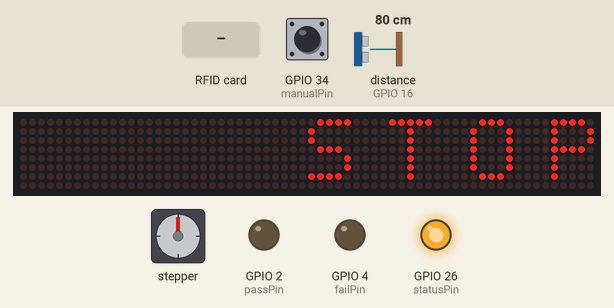
Recording of a sketch running on a simulated ESP32. Shown: stepper motor, 64×8 LED matrix, output pins drawn as LEDs (lit = HIGH). Wiring (inferred from the names in the program): stepper motor driver (1400 steps per turn assumed): step GPIO 33; direction GPIO 32. The inputs (shaded band) are chosen by the test bench; at power-on: GPIO 34 (manualPin) LOW, distance to the obstacle (sensor on GPIO 16) 80 cm. The echo pulse lasts 58.3 µs per cm; WiFi joins after 1.5 s; servers stay silent unless stated; pins used as bus, display or sensor lines are not drawn; what the sketch prints to the serial monitor is not drawn.

Above: at 2.7 s.
2.8 s: RFID card 5E 7A 19 C4 held to the reader
At 4.0 s:
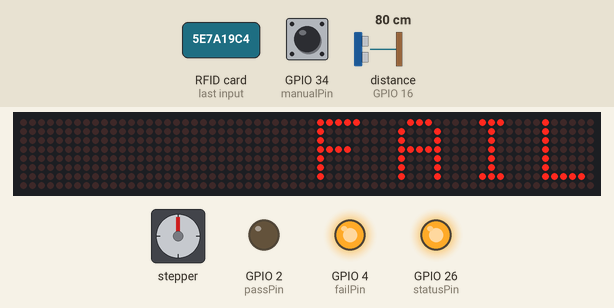
5.8 s: GPIO 34 (manualPin) driven HIGH
At 8.0 s:
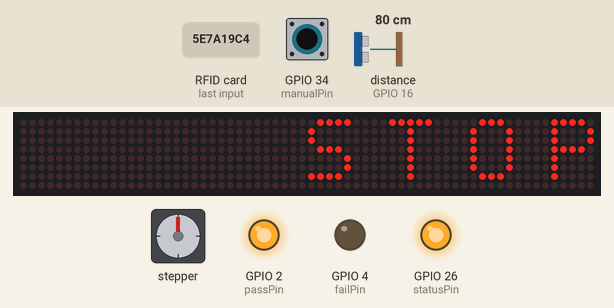
8.4 s: GPIO 34 (manualPin) driven LOW
At 9.2 s:
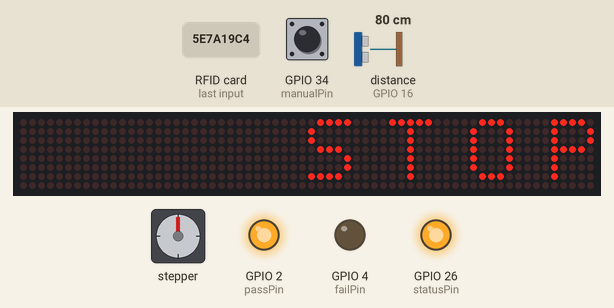
11.4 s: GPIO 34 (manualPin) driven HIGH
At 12.2 s:
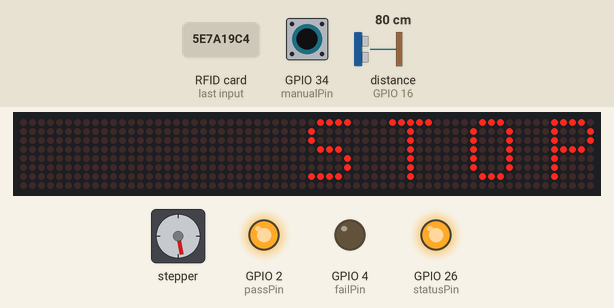
12.9 s: GPIO 34 (manualPin) pulsed LOW 5 times (0.12 s each, 0.3 s apart)
At 15.0 s:
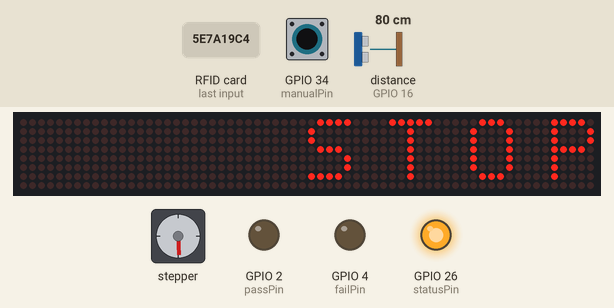
15.9 s: GPIO 34 (manualPin) pulsed LOW 5 times (0.12 s each, 0.3 s apart)
At 18.2 s:
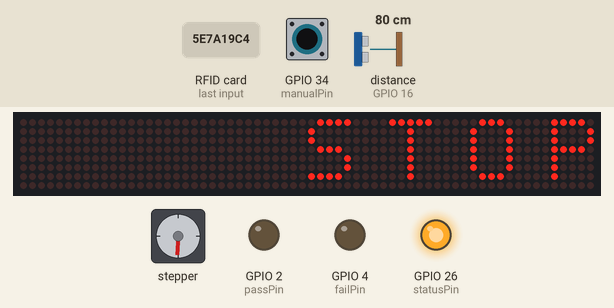
Timing chart, 0 to 19.7 s (numbered marks = the images above; inputs shaded):
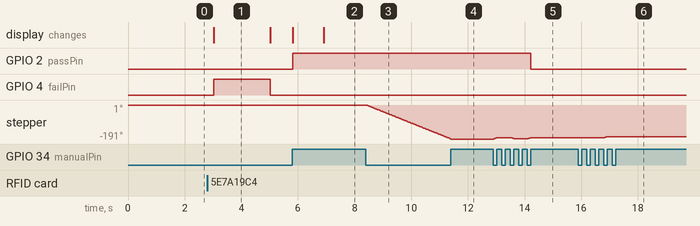

The sketch:

RFID_scan_v0.3.ino
```cpp
#include <SPI.h>
#include <MFRC522.h>
#include <MD_Parola.h>
#include <MD_MAX72xx.h>
#include <WiFi.h>
#include <HTTPClient.h>
#include <Arduino_JSON.h>

#define passPin 2
#define statusPin 26
#define failPin 4
//#define RFdisabled 27

//Sensor
#define trigPin 5
#define echoPin 16

//LED Matrix
#define HARDWARE_TYPE MD_MAX72XX::FC16_HW
#define MAX_DEVICES 8
#define csPin 12
#define dPin 13
#define clkPin 14

//Motor driver
#define dirPin 32
#define stepPin 33
#define manualPin 34
#define stepsPerRevolution 1400

#define exitDistance 110

MD_Parola P = MD_Parola(HARDWARE_TYPE, dPin, clkPin, csPin, MAX_DEVICES);

const int RST_PIN = 22; // Reset pin
const int SS_PIN = 21; // Slave select pin

const char* deviceKey = "124TEST";
const char* ssid = "GlobeAtHome_D0E2B_2.4";
const char* password =  "GlobeFiberNav4";
const char* requestPath = "https://hoasys.herokuapp.com/api/admin/rfid/scan/";

// const char* deviceKey = "124TEST";
// const char* ssid = "mike";
// const char* password =  "12345678";
// const char* requestPath = "https://hoasys.herokuapp.com/api/admin/rfid/scan/";

MFRC522 mfrc522(SS_PIN, RST_PIN);   // Create MFRC522 instance

void setup() {
  Serial.begin(115200);
  WiFi.begin(ssid, password);

  pinMode(passPin, OUTPUT);
  pinMode(failPin, OUTPUT);
  pinMode(statusPin, OUTPUT);
  pinMode(stepPin, OUTPUT);
  pinMode(dirPin, OUTPUT);
  pinMode(trigPin, OUTPUT);
  pinMode(echoPin, INPUT);
  pinMode(manualPin, INPUT);

  while (!Serial); // Do nothing if no serial port is opened (added for Arduinos based on ATMEGA32U4)

  SPI.begin(); // Init SPI bus
  mfrc522.PCD_Init(); // Init MFRC522
  mfrc522.PCD_DumpVersionToSerial(); // Show details of PCD - MFRC522 Card Reader details
  bool rfFunctional = mfrc522.PCD_PerformSelfTest();

  P.begin(2);
  P.setZone(0, 0, 3);
  P.setZone(1, 4, 7);
  displayLED(0,"S T O P");

  if(rfFunctional){
    Serial.print("Connecting");
    digitalWrite(statusPin,LOW);
    while (WiFi.status() != WL_CONNECTED) {
      Serial.print(".");
      delay(500);
    }
    digitalWrite(statusPin,HIGH);
    Serial.println("\nConnected to network");
    Serial.println("<-- SCAN TAG -->");
    Serial.println("\n - - - Watching for tags - - -");
  } else {
    digitalWrite(statusPin,LOW);
  }
}

void loop() {
  displayLED(0,"S T O P");
  bool rfFunctional = mfrc522.PCD_PerformSelfTest();
  bool manualOpen = digitalRead(manualPin);

  if(!rfFunctional){
    digitalWrite(statusPin,LOW);
  }  digitalWrite(statusPin,HIGH);

  if(manualOpen){
    digitalWrite(passPin, HIGH);
    displayLED(1,"P A S S");
    int isStoppedHIGH = runRevolution(HIGH, 1000,0);
    digitalWrite(passPin, LOW);
    Serial.print("Stopped : ");
    Serial.println(isStoppedHIGH);

    if(isStoppedHIGH){
      checkDis(0,0);
      delay(1000);
      runRevolution(LOW,0,0);
    }
    displayLED(0,"S T O P");
  };

  if(!rfFunctional){
    delay(100);
    return;
  };

  if ((WiFi.status() == WL_CONNECTED))
  {
    MFRC522::MIFARE_Key key;
    for (byte i = 0; i < 6; i++) key.keyByte[i] = 0xFF;
    HTTPClient http;
    MFRC522::StatusCode status;
    String uid;

    if ( ! mfrc522.PICC_IsNewCardPresent() || ! mfrc522.PICC_ReadCardSerial()) {
      return;
    }
    checkRFID();

    mfrc522.PICC_HaltA(); // Halt PICC
    mfrc522.PCD_StopCrypto1();  // Stop encryption on PCD

    digitalWrite(failPin,LOW);
    digitalWrite(passPin,LOW);

    Serial.println("\n - - - Watching for tags - - -");
    delay(100);

  }  else {
    Serial.println("Connection lost");
    digitalWrite(statusPin,LOW);
    delay(100);
    return;
  }

}

void checkRFID(){
  MFRC522::MIFARE_Key key;
  for (byte i = 0; i < 6; i++) key.keyByte[i] = 0xFF;
  HTTPClient http;
  MFRC522::StatusCode status;
  String uid;

  Serial.println("\n<< Tag detected >>");
  for (byte i = 0; i < mfrc522.uid.size; i++) {
    uid += mfrc522.uid.uidByte[i];
  }
  Serial.println(uid);

  String path = String(requestPath) + String(deviceKey) + "/" + uid;
  http.begin(path);
  int httpResponseCode = http.GET();

  Serial.print("\nRequesting to ...");
  Serial.println(path);

  if (httpResponseCode == 200) {
    digitalWrite(passPin, HIGH);
    Serial.println("RFID scan recorded");
    bool isStoppedHIGH = runRevolution(HIGH,200,0);
    digitalWrite(passPin, LOW);

    if(isStoppedHIGH){
      checkDis(0,0);
      delay(1000);
      if ( ! mfrc522.PICC_IsNewCardPresent() || ! mfrc522.PICC_ReadCardSerial()) {
        runRevolution(LOW,0, 0);
      } else {
        checkRFID();
      }
    }
    displayLED(0,"S T O P");
  } else {
    Serial.println(httpResponseCode);
    digitalWrite(failPin,HIGH);
    displayLED(0,"F A I L");
    delay(2000);
    displayLED(0,"S T O P");
    digitalWrite(failPin,LOW);
  }
  http.end();
}
void trigSensor(){
  digitalWrite(trigPin, LOW);
  delayMicroseconds(2);
  digitalWrite(trigPin, HIGH);
  delayMicroseconds(10);
  digitalWrite(trigPin, LOW);
}

void checkDis(bool enter, bool pass){
  trigSensor();
  long duration = pulseIn(echoPin, HIGH);
  float lastDis = 0;
  float distance = duration * 0.034 / 2;
  bool entered = enter;
  bool passed = pass;
  if(digitalRead(manualPin)) return;

  delay(500);
  while(distance > exitDistance || lastDis > exitDistance){
    if(digitalRead(manualPin)) return;
    trigSensor();
    lastDis = distance;
    duration = pulseIn(echoPin, HIGH);
    distance = duration * 0.034 / 2;
    Serial.print("Enter distance: ");
    Serial.println(distance);
    delay(1000);
  }

  if(distance <= exitDistance && lastDis <= exitDistance){
    entered = true;
  }
  delay(500);

  while(distance < exitDistance || lastDis < exitDistance){
    if(digitalRead(manualPin)) return;
    trigSensor();
    lastDis = distance;
    duration = pulseIn(echoPin, HIGH);
    distance = duration * 0.034 / 2;
    Serial.print("Exit distance: ");
    Serial.println(distance);
    delay(1000);
  }

  if(distance >= exitDistance && lastDis >= exitDistance){
    passed = true;
  }
  delay(500);
  if(digitalRead(manualPin)) return;

  if((entered && passed)){
   return;
  } else checkDis(entered,passed);
}

int runRevolution(int startAt, int addDelay, int steps){
  digitalWrite(dirPin, startAt);
  delay(100 + addDelay);
  int stoppedHIGH = startAt;
  int useSteps;
  if(steps){
    useSteps = steps;
  } else {
    useSteps = stepsPerRevolution;
  }

  displayLED(0,"S T O P");

  for (int i = 0; i < useSteps; i++) {
    if(startAt && i == ( stepsPerRevolution * 0.7 )){
      displayLED(1,"P A S S");
    }
    bool btnPress = digitalRead(manualPin);
    if(btnPress ==  HIGH){
      delay(200);
      return runRevolution(!startAt, 200, i);
    };

    digitalWrite(stepPin, HIGH);
    delayMicroseconds(2000);
    digitalWrite(stepPin, LOW);
    delayMicroseconds(2000);
  }
  return stoppedHIGH;
}

void displayLED(int at, const char* text){
  P.displayClear(!at);
  P.displayZoneText(at,text,PA_CENTER, 0, 0, PA_PRINT, PA_NO_EFFECT);
  P.displayAnimate();
}
```

Measured:
- after the input at 2.8 s, GPIO 4 (failPin): LOW → HIGH after 0.22 s, → LOW 2.0 s later; the display: changes after 0.22 s (image 1)
- after the input at 5.8 s, GPIO 2 (passPin): LOW → HIGH at once; the display: first changes at once (image 2 shows a later state)
- after the input at 8.4 s, stepper: keeps turning counter-clockwise at about 64°/s, starting at once
- after the input at 11.4 s, stepper: stops changing and stays -191°
- what the display in image 1 shows lasts 2.0 s, from 3.0 s to 5.0 s
